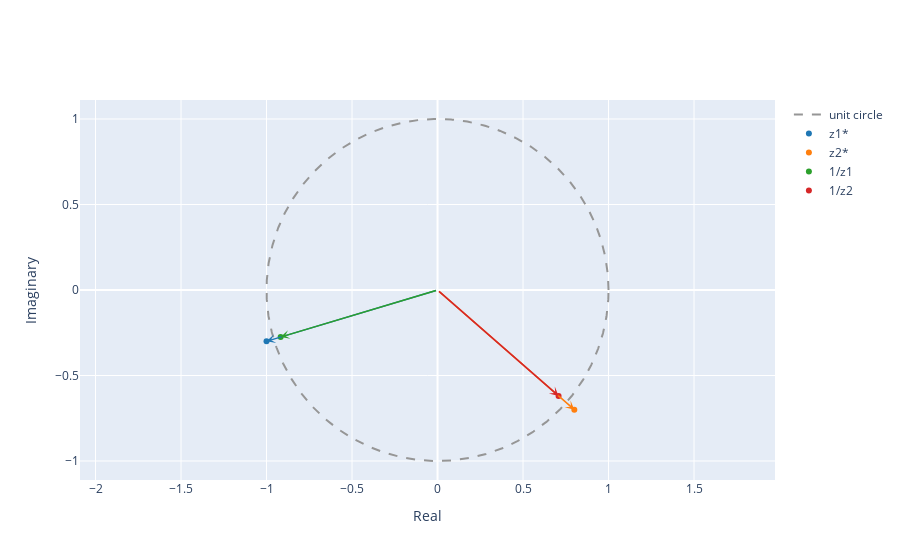

This figure's notebook cell:
### Markdown cell above
1.2. Compute the conjugate z* and the inverse 1/z for both $z_1$ and $z_2$ and plot the results as vectors in the complex plane.

### Code cell
zc1 = np.conj(z1)
zc2 = np.conj(z2)
zi1 = 1/z1
zi2 = 1/z2

plot_complex([zc1, zc2, zi1, zi2], name=['z1*', 'z2*', '1/z1', '1/z2'])

### Figure 1 — Plotly figure (JSON) as saved in the notebook; plotly's stock layout.template omitted (floating-point values rounded to 4 significant figures; data arrays with more than 128 entries replaced by an {"elided": "..."} marker saying what was removed)
{"data": [{"line": {"color": "rgb(150,150,150)", "dash": "dash", "shape": "linear"}, "mode": "lines", "name": "unit circle", "type": "scatter", "x": {"elided": "1000 float values"}, "y": {"elided": "1000 float values"}}, {"marker": {"color": "#1f77b4"}, "mode": "markers", "name": "z1*", "type": "scatter", "x": [-1], "y": [-0.3]}, {"marker": {"color": "#ff7f0e"}, "mode": "markers", "name": "z2*", "type": "scatter", "x": [0.8], "y": [-0.7]}, {"marker": {"color": "#2ca02c"}, "mode": "markers", "name": "1/z1", "type": "scatter", "x": [-0.9174], "y": [-0.2752]}, {"marker": {"color": "#d62728"}, "mode": "markers", "name": "1/z2", "type": "scatter", "x": [0.708], "y": [-0.6195]}], "layout": {"annotations": [{"arrowcolor": "#1f77b4", "arrowhead": 3, "arrowwidth": 1.5, "ax": 0, "axref": "x", "ay": 0, "ayref": "y", "showarrow": true, "text": "", "x": -1, "y": -0.3}, {"arrowcolor": "#ff7f0e", "arrowhead": 3, "arrowwidth": 1.5, "ax": 0, "axref": "x", "ay": 0, "ayref": "y", "showarrow": true, "text": "", "x": 0.8, "y": -0.7}, {"arrowcolor": "#2ca02c", "arrowhead": 3, "arrowwidth": 1.5, "ax": 0, "axref": "x", "ay": 0, "ayref": "y", "showarrow": true, "text": "", "x": -0.9174, "y": -0.2752}, {"arrowcolor": "#d62728", "arrowhead": 3, "arrowwidth": 1.5, "ax": 0, "axref": "x", "ay": 0, "ayref": "y", "showarrow": true, "text": "", "x": 0.708, "y": -0.6195}], "xaxis": {"title": {"text": "Real"}}, "yaxis": {"scaleanchor": "x", "scaleratio": 1, "title": {"text": "Imaginary"}}}}
